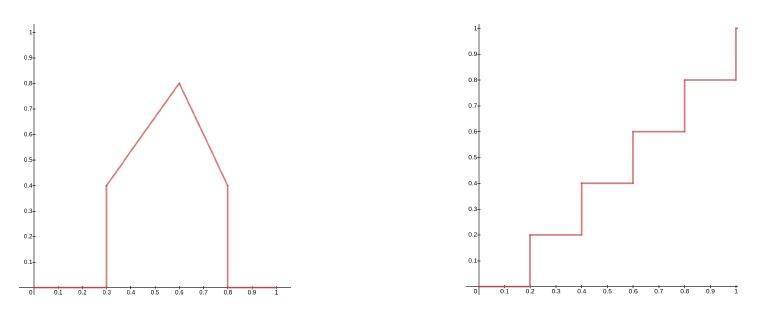
#> input picture Assignment1/Capture.JPG, 759 x 320 px; its folder holds only this picture in this run
$ python -i contours.py   (imports and definitions only)   (older library calls are emulated)
#> lines starting #> are read from the running program, lines starting #| are printed output that depends on the picture; after the words box and inside, x2 and y2 are one past the last pixel; in counts of white or black regions, pixels touching at a corner belong together
import cv2
import numpy as np
import matplotlib.pyplot as plt
import os


def imshow_components(labels):
    # Map component labels to hue val
    label_hue = np.uint8(179*labels/np.max(labels))
    blank_ch = 255*np.ones_like(label_hue)
    labeled_img = cv2.merge([label_hue, blank_ch, blank_ch])

    # cvt to BGR for display
    labeled_img = cv2.cvtColor(labeled_img, cv2.COLOR_HSV2BGR)

    # set bg label to black
    labeled_img[label_hue==0] = 0

    return labeled_img


def getBinaryImage(gray,thr=127):
    ret,thresh= cv2.threshold(gray,thr,255,cv2.THRESH_BINARY)
    return thresh

def printAngle(calculatedRect):
    if(calculatedRect.size.width < calculatedRect.size.height):
        print("Angle along longer side: %7.2f\n", calculatedRect.angle+180);
    else:
        print("Angle along longer side: %7.2f\n", calculatedRect.angle+90);


def getContours(image):

    img=image.copy()
    gray = cv2.cvtColor(img,cv2.COLOR_BGR2GRAY)
    h,w=gray.shape
    binary=getBinaryImage(gray)
    binary[binary>=1] = 255
    binary[binary<1] = 0
    ret, labels = cv2.connectedComponents(binary)

    components=imshow_components(labels)
    print('components ',len(components))


    _,contours,h = cv2.findContours(binary,1,2)
    cv2.drawContours(img,contours,0,(0,255,255),-1)

    for cnt in contours:

#        rect=cv2.minAreaRect(cnt)
#        box = cv2.boxPoints(rect)
#        box_d = np.int0(box)

        approx = cv2.approxPolyDP(cnt,0.01*cv2.arcLength(cnt,True),True)
#        print( len(approx))
        if len(approx)==5:
#            print( "pentagon")
            cv2.drawContours(img,[cnt],0,(0,0,255),-1)
# [4 lines of commented-out code are left out]
        elif len(approx)==4:
#            print( "rectangle/square")
            cv2.drawContours(img,[cnt],0,(0,0,255),-1)
# [6 lines of commented-out code are left out]
    return components ,img


images_path=r'C:/SAI/IIIT/2019_Monsoon/DIP/Project/Images_Thr_And_Masks/Orientation_input'
# [1 line that did not run here, left out]


# [12 lines not run here, left out]


>>> import cv2
>>> picture = cv2.imread('../Assignment1/Capture.JPG')
#> picture is the input picture: shape (320, 759, 3); mean B, G, R 252.8, 252.8, 253.3
>>> result = getContours(picture)
#> in getBinaryImage, `ret,thresh= cv2.threshold(gray,thr,255,cv2.THRESH_BINARY)`:
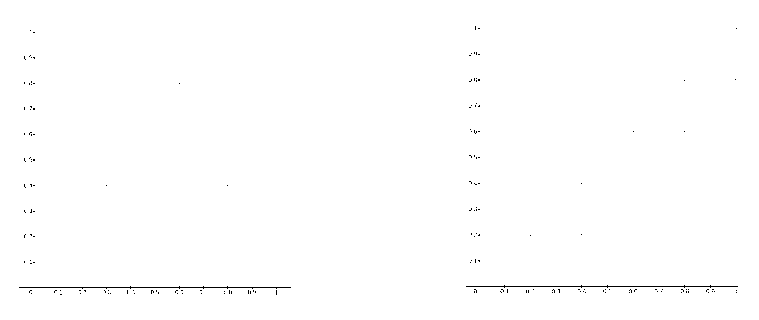
#> thresh: shape (320, 759); 99.6% white; black in thin lines or dots, all inside (x1, y1, x2, y2) = (19, 26, 738, 295)
#> in getBinaryImage, `ret,thresh= cv2.threshold(gray,thr,255,cv2.THRESH_BINARY)`: ret = 127
#> in getContours, `ret, labels = cv2.connectedComponents(binary)`: ret = 2
#> in imshow_components, `labeled_img = cv2.merge([label_hue, blank_ch, blank_ch])`:
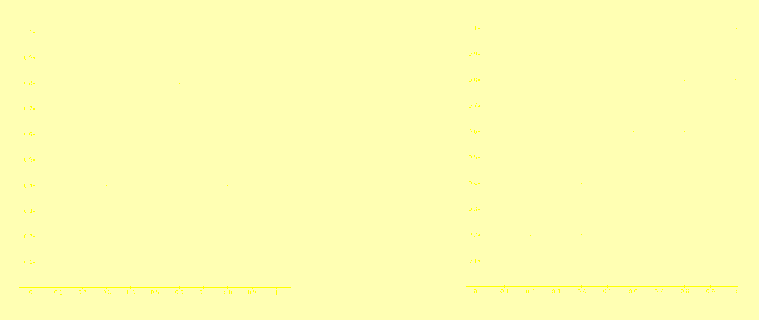
#> labeled_img: shape (320, 759, 3); mean of channels 0, 1, 2 178.3, 255, 255; drawn as B, G, R
#> in imshow_components, `labeled_img = cv2.cvtColor(labeled_img, cv2.COLOR_HSV2BGR)`:
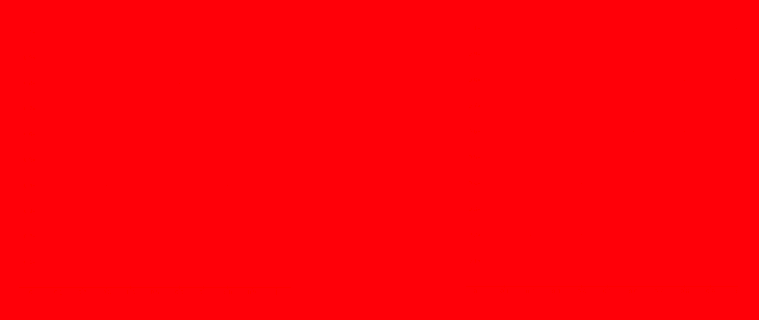
#> labeled_img: shape (320, 759, 3); mean B, G, R 8, 0, 255
#> in imshow_components, `labeled_img[label_hue==0] = 0`:
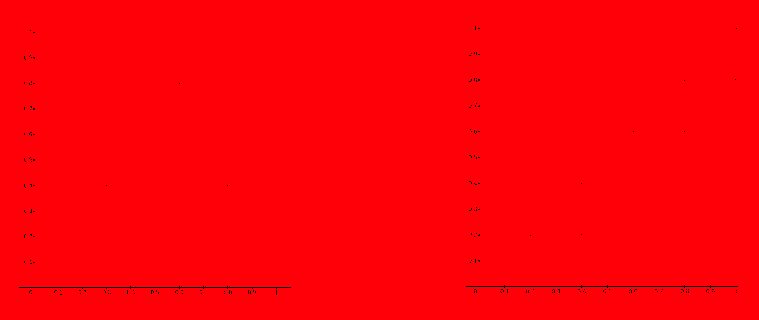
#> labeled_img: shape (320, 759, 3); 0.38% of pixels changed, all inside (x1, y1, x2, y2) = (19, 26, 738, 295)
#| components  320
#> in getContours, `_,contours,h = cv2.findContours(binary,1,2)`: contours = 195 contours, 192 with area under 20; largest, box (x1, y1, x2, y2) and area: (0, 0, 759, 320) 241802, (18, 285, 292, 290) 556, (465, 284, 739, 289) 554; h = 195 rows, first 6: [1, -1, -1, -1], [2, 0, -1, -1], [3, 1, -1, -1], [4, 2, -1, -1], [5, 3, -1, -1], [6, 4, -1, -1]
#> in getContours, `cv2.drawContours(img,contours,0,(0,255,255),-1)`: img: shape (320, 759, 3); under 0.01% of pixels changed, all inside (x1, y1, x2, y2) = (59, 293, 63, 296)
#> the loop in getContours, `for cnt in contours:` made 195 passes
#> approx on passes 2 to 4: [[223, 293], [224, 292], [225, 293], [224, 294]], [[200, 293], [201, 292], [202, 293], [201, 294]], [[181, 293], [182, 292], [183, 293], [182, 294]]
